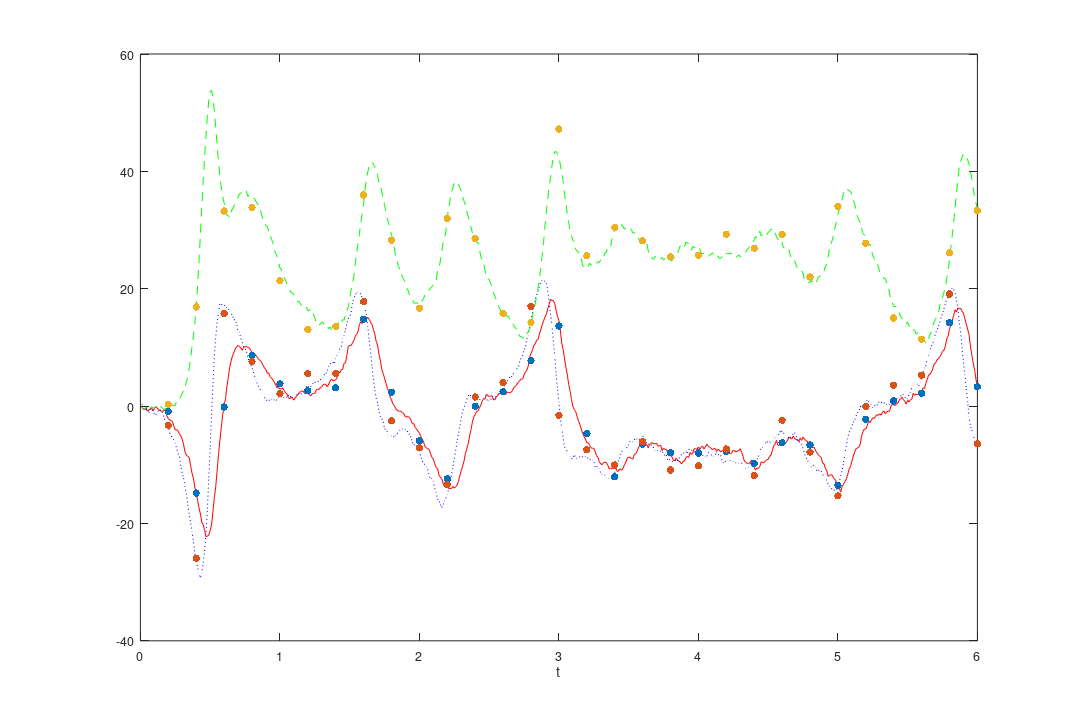
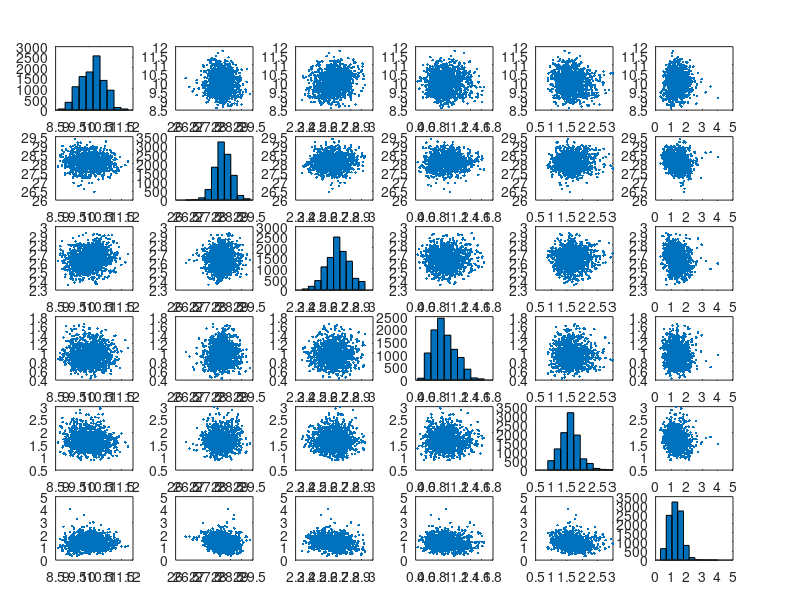
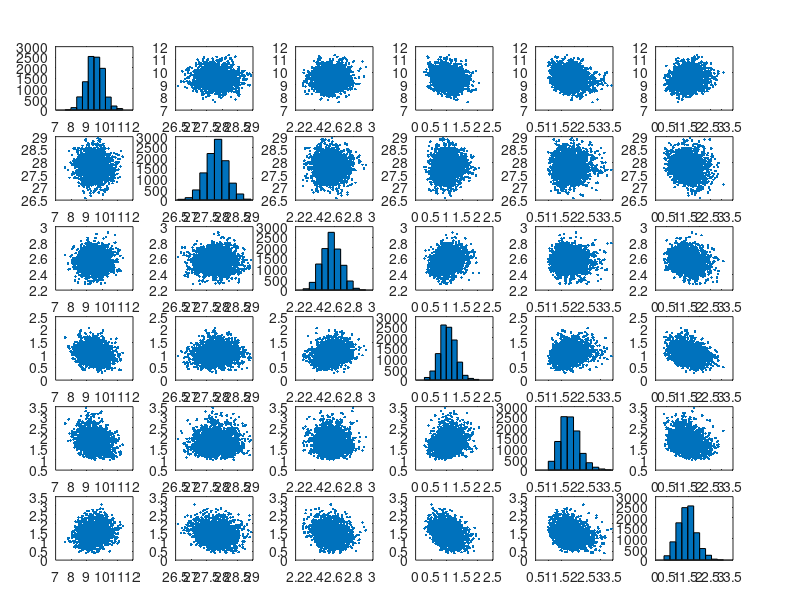
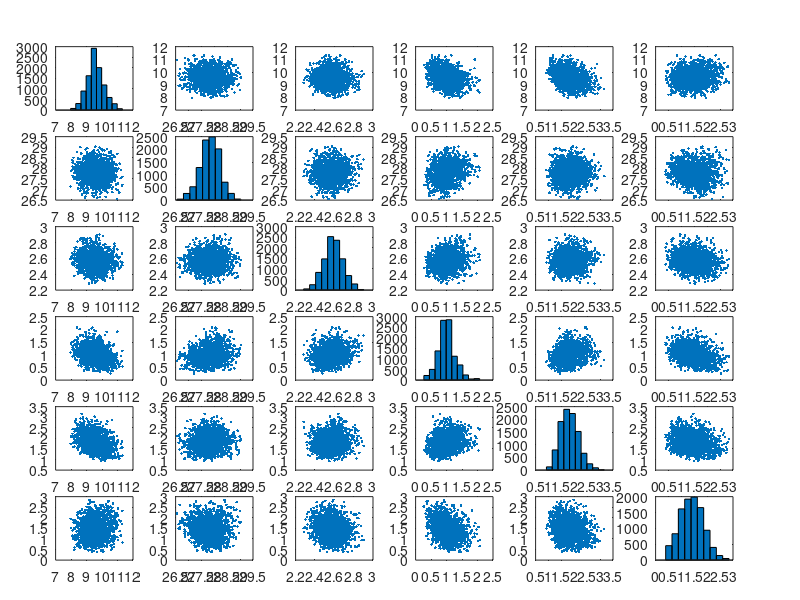

Write the MATLAB code that produced these figures, in order. (Note: this script raises an error after producing the figures.)
%% DATA

load('data_Lorenz63.mat');
figure;
plot(0.01:0.01:6, Xfull(:,1), 'r');
hold on;
scatter(0.2:0.2:6, Y(:,1), 'ro', 'filled');
plot(0.01:0.01:6, Xfull(:,2), ':b');
scatter(0.2:0.2:6, Y(:,2), 'bd', 'filled');
plot(0.01:0.01:6, Xfull(:,3), '--g');
scatter(0.2:0.2:6, Y(:,3), 'gs', 'filled');
xlabel('t')

set(gcf, 'PaperPosition', [0 0 12 8]);
set(gcf, 'PaperSize', [12 8]);
saveas(gcf, 'data_Lorenz63', 'pdf');

%% MCMC OUTPUT

load('output_Lorenz63.mat');

%% Univariate / bivariate marginal plots

figure;
plotmatrix(exp(theta_samp_BPF));

figure;
plotmatrix(exp(theta_samp_EnKF));

figure;
plotmatrix(exp(theta_samp_EnKF_rqmc));

figure;
plotmatrix(exp(theta_samp_EnKF_correlated));

figure;
plotmatrix(exp(theta_samp_pEnKF));

%% Comparison of univariate density estimates

figure;
subaxis('MT',0.03,'MB',0.08,'ML',0.08,'MR',0.05,'PL',0.01,'PR',0.01,'Pt',0.02,'PB',0.03,'spacing',0.05);
theta0 = [log(10) log(28) log(8/3) log(2)/2 log(2)/2 log(2)/2]; %True parameter values
parname = {'$\theta_1$', '$\theta_2$', '$\theta_3$', '$\sigma_1$', '$\sigma_2$', '$\sigma_3$'};
bandwidths = [0.13, 0.1, 0.023, 0.05, 0.07, 0.1]; % Length of support, excluding EnKF (judged by eye) / 30
ylims = [1.5, 1.5, 6, 3, 2, 2];

for i = 1:6
    subaxis(3,2,i);
    [fx, x] = ksdensity(exp(theta_samp_BPF(:,i)), 'Bandwidth', bandwidths(i));
    plot(x,fx,'b','LineWidth',2);
    hold on
    
    [fx, x] = ksdensity(exp(theta_samp_EnKF(:,i)), 'Bandwidth', bandwidths(i));
    plot(x,fx,'--r','LineWidth',2);

    [fx, x] = ksdensity(exp(theta_samp_EnKF_rqmc(:,i)), 'Bandwidth', bandwidths(i));
    plot(x,fx,':m','LineWidth',2);

    [fx, x] = ksdensity(exp(theta_samp_EnKF_correlated(:,i)), 'Bandwidth', bandwidths(i));
    plot(x,fx,'-.g','LineWidth',2);

    [fx, x] = ksdensity(exp(theta_samp_pEnKF(:,i)), 'Bandwidth', bandwidths(i));
    plot(x,fx,'c','LineWidth',0.5);

    v = exp(theta0(i));
    plot([v v], [0 ylims(i)], 'Color', 'black');

    xlabel(parname(i),'interpreter','latex')
end

set(gcf, 'PaperPosition', [0 0 15 15]);
set(gcf, 'PaperSize', [15 15]);
saveas(gcf, 'marginals', 'pdf') %Save figure
